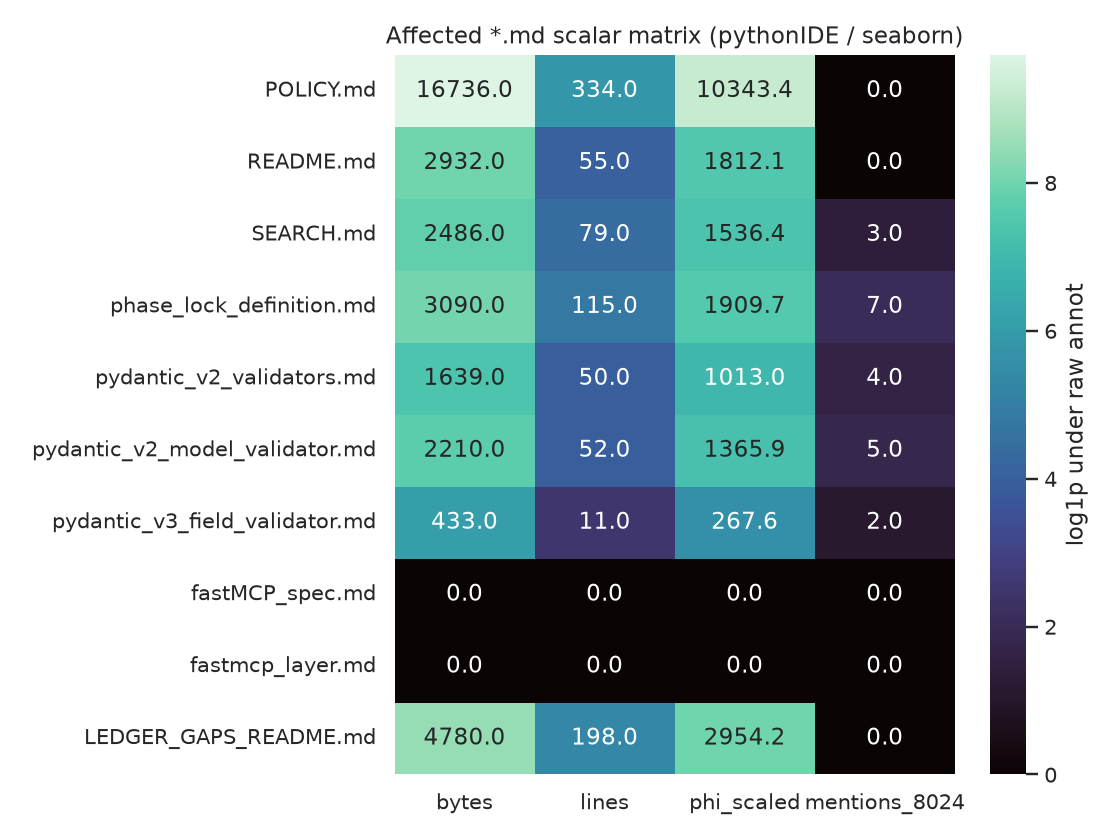

This chart was generated by the following Python code:
#!/usr/bin/env python3
# SPDX-FileCopyrightText: 2026 Clarke Yoursa Tee Luminara Atlas (MrTeanotCoffee) <mrteanotcoffee@gmail.com>
# SPDX-License-Identifier: MIT
"""Scalar matrix of affected Garden markdown → seaborn heatmap. Not Pythonista."""
from __future__ import annotations

from pathlib import Path

import matplotlib.pyplot as plt
import numpy as np
import seaborn as sns

PHI = (1 + 5**0.5) / 2
AFFECTED = [
    "POLICY.md",
    "README.md",
    "docs/SEARCH.md",
    "docs/phase_lock_definition.md",
    "docs/pydantic_v2_validators.md",
    "docs/pydantic_v2_model_validator.md",
    "docs/pydantic_v3_field_validator.md",
    "docs/fastMCP_spec.md",
    "docs/fastmcp_layer.md",
    "LEDGER_GAPS_README.md",
]
METRICS = ["bytes", "lines", "phi_scaled", "mentions_8024"]


def scan(root: Path):
    rows = []
    for rel in AFFECTED:
        p = root / rel
        if not p.is_file():
            rows.append([0, 0, 0.0, 0])
            continue
        text = p.read_text(encoding="utf-8", errors="replace")
        b = p.stat().st_size
        n = text.count("\n") + (0 if text.endswith("\n") or not text else 1)
        m = text.count("127.0.0.1:8024") + text.count("8024")
        rows.append([b, n, (b / PHI), float(m)])
    return np.array(rows, dtype=float)


def plot(mat, out: Path) -> None:
    labels = [Path(p).name for p in AFFECTED]
    logm = np.log1p(mat)
    sns.set_theme(style="whitegrid")
    fig, ax = plt.subplots(figsize=(8, 6))
    sns.heatmap(
        logm,
        ax=ax,
        xticklabels=METRICS,
        yticklabels=labels,
        cmap="mako",
        annot=np.round(mat, 1),
        fmt=".1f",
        cbar_kws={"label": "log1p under raw annot"},
    )
    ax.set_title("Affected *.md scalar matrix (pythonIDE / seaborn)")
    fig.tight_layout()
    out.parent.mkdir(parents=True, exist_ok=True)
    fig.savefig(out, dpi=140)
    plt.close(fig)


def main() -> int:
    here = Path(__file__).resolve()
    root = here.parents[1]
    mat = scan(root)
    out = here.parent / "md_scalar_matrix.png"
    plot(mat, out)
    print(out)
    return 0


if __name__ == "__main__":
    raise SystemExit(main())
